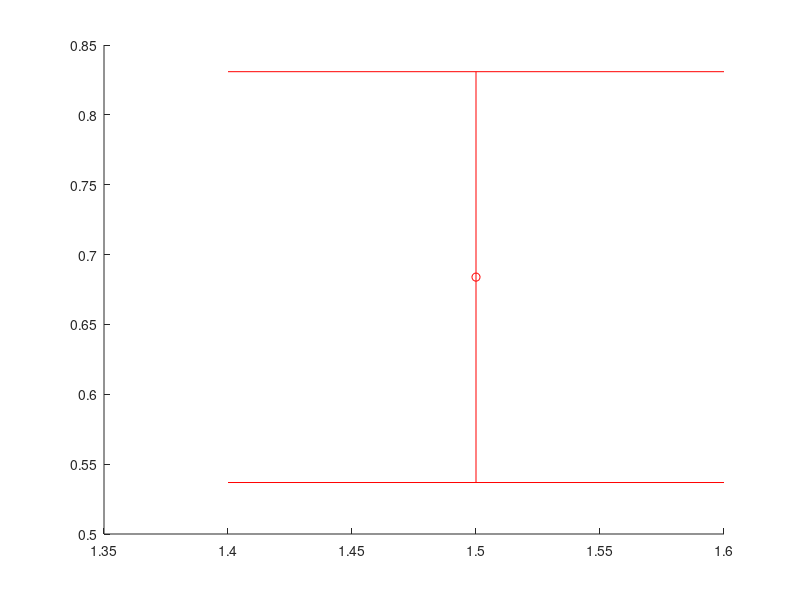

MATLAB code to generate this figure: (Note: this script raises an error after producing the figure.)
clear all; close all;

load('data_exp1a.mat') ;
load('data_exp1b.mat') ;
load('data_exp1c.mat') ;

% parameters for analytical solution of optimal aim point
a = 70; % gain start point(mm)
b = 300; % gain end point(mm)
c = 100; % maximum reward
alpha = c/(b-a); % slope
beta = -c*a/(b-a); %
mu_seq = linspace(220,300,200); % aimpoint

figure(1)
bl_w = 1:50; comp_w = 51:170;
d = 0.5; ms = 8;

for condition = 1:3
    % grab data
    Std_subdata_indv = []; Std_subdata = [];
    Mean_subdata_indv = []; Mean_subdata = [];
    OptAim_indv = []; OptAim = [];
    RS_indv = []; RS = []; Mean_RS_indv = [];
    if condition == 1 % Exp 1a
        subdata_indv = endpoint_opt(:, bl_w); subdata =  endpoint_opt(:, comp_w);
    elseif condition == 2 % Exp 1b
        subdata_indv = endpoint_ave(:, bl_w); subdata =  endpoint_ave(:, comp_w);
    elseif condition == 3 % Exp 1c
        subdata_indv = endpoint_indv(:, bl_w); subdata =  endpoint_indv(:, comp_w);
    end
    [N T] = size(subdata) ; B = T/10;
    
    Std_subdata_indv = std(subdata_indv(:, :)')' ;
    Mean_subdata_indv = mean(subdata_indv(:, :)')' ;    
    for i = 1:B
        Std_subdata(:, i) = std(subdata(:, i*10-9:i*10)')' ;
        Mean_subdata(:, i) = mean(subdata(:, i*10-9:i*10)')' ;
    end
    
    % analytical solution of optimal aim point    
    % baseline
    for subi = 1:N
        sigma  = Std_subdata_indv(subi,1);
        mu_obs = Mean_subdata_indv(subi,1);
        clear EG
        for tmp = 1:length(mu_seq)
            mu = mu_seq(tmp);
            qfunca = 0.5*erfc(((a-mu)/sigma)/sqrt(2));
            qfuncb = 0.5*erfc(((b-mu)/sigma)/sqrt(2));
            EG(tmp) = (alpha*mu+beta)*(qfunca - qfuncb)...
                -alpha*sigma/(sqrt(2*pi))*( exp(-0.5./(sigma^2).*(b-mu)^2) - exp(-0.5./(sigma^2).*(a-mu)^2) );
        end
        [optPoint, optAimd] = max(EG);
        OptAim_indv(subi,1) = mu_seq(optAimd);
        RS_indv(subi, 1) = mu_obs - mu_seq(optAimd);
    end
    
    % competitive or individual task
    for subi = 1:N
        for i = 1:B
            sigma  = Std_subdata(subi,i);
            mu_obs = Mean_subdata(subi,i);
            clear EG
            for tmp = 1:length(mu_seq)
                mu = mu_seq(tmp);
                qfunca = 0.5*erfc(((a-mu)/sigma)/sqrt(2));
                qfuncb = 0.5*erfc(((b-mu)/sigma)/sqrt(2));
                EG(tmp) = (alpha*mu+beta)*(qfunca - qfuncb)...
                    -alpha*sigma/(sqrt(2*pi))*( exp(-0.5./(sigma^2).*(b-mu)^2) - exp(-0.5./(sigma^2).*(a-mu)^2) );
            end
            [optPoint, optAimd] = max(EG);
            OptAim(subi,i)      = mu_seq(optAimd);
            RS(subi, i) = mu_obs - mu_seq(optAimd);
        end
    end
    
    % data plot
    Mean_RS_indv = RS_indv;
    if condition == 1 % Exp 1a
        errorbar(1.5, mean(Mean_RS_indv/10), std(Mean_RS_indv/10)/sqrt(N), 'ro', 'MarkerFaceColor', 'w', 'linewidth', 1, 'MarkerSize', ms) ; hold on
        seshade(RS(:,1:B)/10, d, 'g', 'g-', 4:B+3) ;         
    elseif condition == 2 % Exp 1b
        errorbar(2, mean(Mean_RS_indv/10), std(Mean_RS_indv/10)/sqrt(N), 'bo', 'MarkerFaceColor', 'w', 'linewidth', 1, 'MarkerSize', ms) ; hold on
        seshade(RS(:,1:B)/10, d, 'b', 'b-', 4:B+3) ;         
    elseif condition == 3 % Exp 1c
        errorbar(2.5, mean(Mean_RS_indv/10), std(Mean_RS_indv/10)/sqrt(N), 'go', 'MarkerFaceColor', 'w', 'linewidth', 1, 'MarkerSize', ms) ; hold on
        seshade(RS(:,1:B)/10, d, 'r', 'r-', 4:B+3) ;
    end
end

figure(1)
lineplot(0, 'h', 'k--');
set(gca, 'Fontname', 'Arial Regular', 'Fontsize', 12, 'linewidth', 1);
xlim([0 15.5]); ylim([-1 2.2]); yticks(-1:0.5:2);
xticks([2, 4, 5, 6, 7, 8, 9, 10, 11, 12, 13, 14, 15]);
xticklabels(char('BL', '1','','','4','','','','8','','','','12'));
xlabel('Blocks'); ylabel('Risk-sensitivity [cm]'); 
pos(3) = 500; pos(4) = 350;
set(gcf, 'Position', pos);


